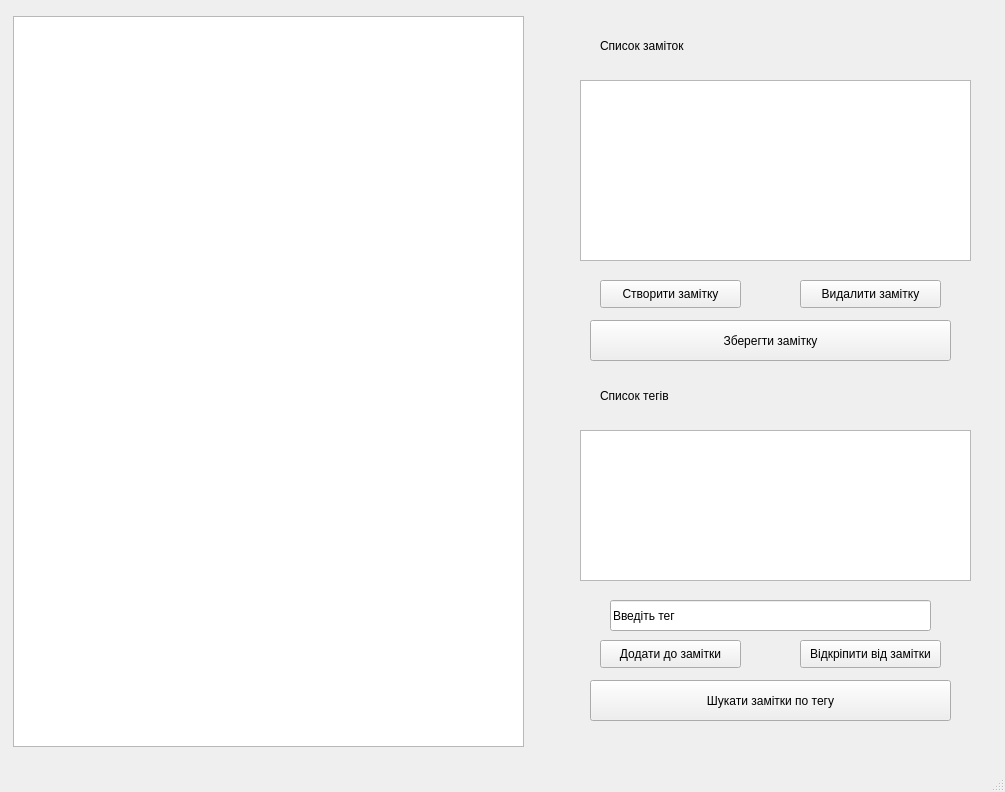
<?xml version="1.0" encoding="UTF-8"?>
<ui version="4.0">
 <class>MainWindow</class>
 <widget class="QMainWindow" name="MainWindow">
  <property name="geometry">
   <rect>
    <x>0</x>
    <y>0</y>
    <width>1005</width>
    <height>792</height>
   </rect>
  </property>
  <property name="windowTitle">
   <string>MainWindow</string>
  </property>
  <widget class="QWidget" name="centralwidget">
   <widget class="QTextEdit" name="textEdit">
    <property name="geometry">
     <rect>
      <x>13</x>
      <y>16</y>
      <width>511</width>
      <height>731</height>
     </rect>
    </property>
   </widget>
   <widget class="QLabel" name="label">
    <property name="geometry">
     <rect>
      <x>600</x>
      <y>20</y>
      <width>331</width>
      <height>51</height>
     </rect>
    </property>
    <property name="text">
     <string>Список заміток</string>
    </property>
   </widget>
   <widget class="QListWidget" name="listWidget">
    <property name="geometry">
     <rect>
      <x>580</x>
      <y>80</y>
      <width>391</width>
      <height>181</height>
     </rect>
    </property>
   </widget>
   <widget class="QPushButton" name="pushButton">
    <property name="geometry">
     <rect>
      <x>600</x>
      <y>280</y>
      <width>141</width>
      <height>28</height>
     </rect>
    </property>
    <property name="text">
     <string>Створити замітку</string>
    </property>
   </widget>
   <widget class="QPushButton" name="pushButton_2">
    <property name="geometry">
     <rect>
      <x>800</x>
      <y>280</y>
      <width>141</width>
      <height>28</height>
     </rect>
    </property>
    <property name="text">
     <string>Видалити замітку</string>
    </property>
   </widget>
   <widget class="QPushButton" name="pushButton_3">
    <property name="geometry">
     <rect>
      <x>590</x>
      <y>320</y>
      <width>361</width>
      <height>41</height>
     </rect>
    </property>
    <property name="text">
     <string>Зберегти замітку</string>
    </property>
   </widget>
   <widget class="QListWidget" name="listWidget_2">
    <property name="geometry">
     <rect>
      <x>580</x>
      <y>430</y>
      <width>391</width>
      <height>151</height>
     </rect>
    </property>
   </widget>
   <widget class="QPushButton" name="pushButton_4">
    <property name="geometry">
     <rect>
      <x>590</x>
      <y>680</y>
      <width>361</width>
      <height>41</height>
     </rect>
    </property>
    <property name="text">
     <string>Шукати замітки по тегу</string>
    </property>
   </widget>
   <widget class="QPushButton" name="pushButton_5">
    <property name="geometry">
     <rect>
      <x>800</x>
      <y>640</y>
      <width>141</width>
      <height>28</height>
     </rect>
    </property>
    <property name="text">
     <string>Відкріпити від замітки</string>
    </property>
   </widget>
   <widget class="QLabel" name="label_2">
    <property name="geometry">
     <rect>
      <x>600</x>
      <y>370</y>
      <width>331</width>
      <height>51</height>
     </rect>
    </property>
    <property name="text">
     <string>Список тегів</string>
    </property>
   </widget>
   <widget class="QPushButton" name="pushButton_6">
    <property name="geometry">
     <rect>
      <x>600</x>
      <y>640</y>
      <width>141</width>
      <height>28</height>
     </rect>
    </property>
    <property name="text">
     <string>Додати до замітки</string>
    </property>
   </widget>
   <widget class="QLineEdit" name="lineEdit">
    <property name="geometry">
     <rect>
      <x>610</x>
      <y>600</y>
      <width>321</width>
      <height>31</height>
     </rect>
    </property>
    <property name="text">
     <string>Введіть тег</string>
    </property>
   </widget>
  </widget>
  <widget class="QMenuBar" name="menubar">
   <property name="geometry">
    <rect>
     <x>0</x>
     <y>0</y>
     <width>1005</width>
     <height>26</height>
    </rect>
   </property>
  </widget>
  <widget class="QStatusBar" name="statusbar"/>
 </widget>
 <resources/>
 <connections/>
</ui>
